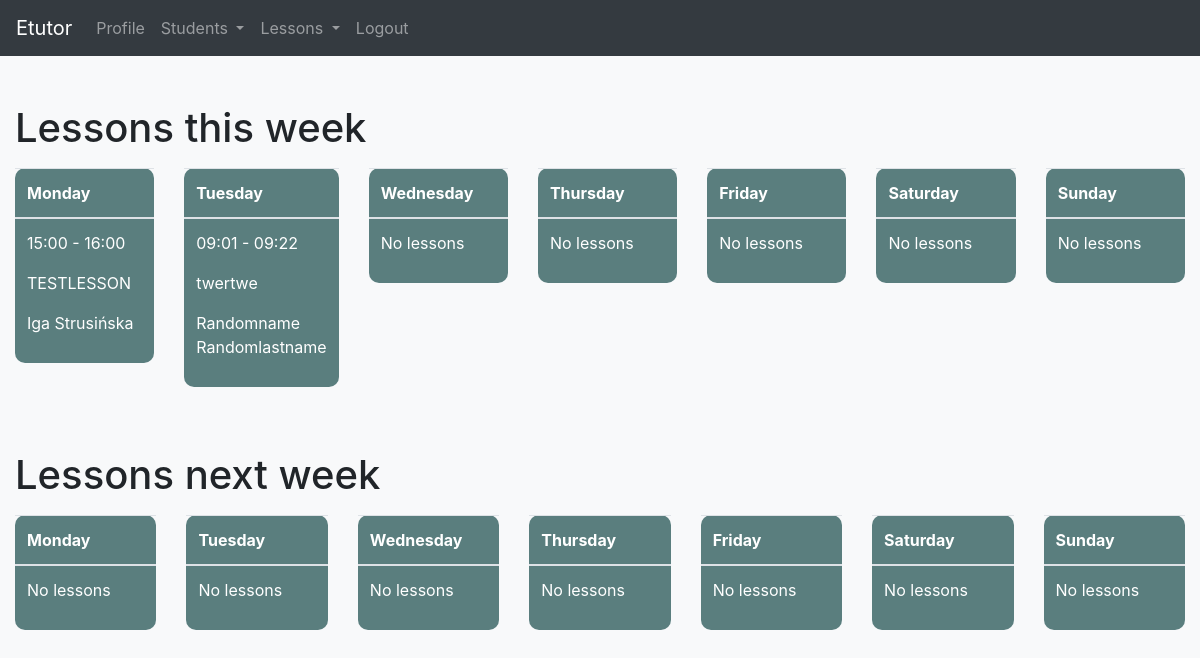
Page /lessons/ (signed in) on the earlier database version.
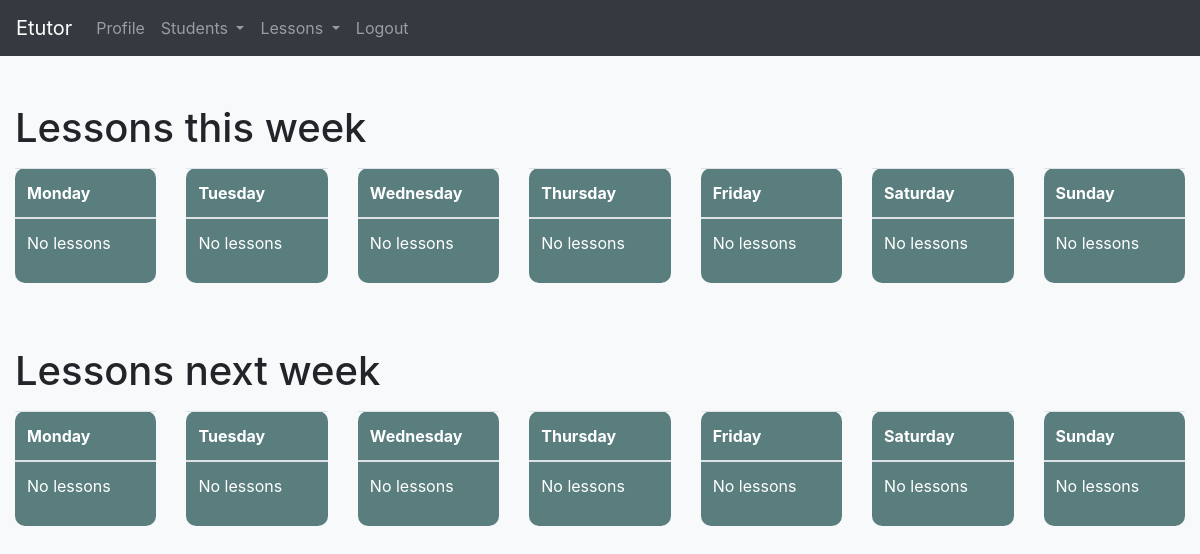
Same page on the later database version.
### app/models.py (models this page shows, shortened)
class Lesson(models.Model):
    ONLINE = 'Online'
    AT_CLIENTS = "Client's"
    AT_TUTORS = "Tutor's"
    PLACE = [
        (ONLINE, _('Online')),
        (AT_CLIENTS, _("Client's")),
        (AT_TUTORS, _("Tutor's")),
    ]
    subject = models.CharField(max_length=50)
    place = models.CharField(max_length=30, choices=PLACE, default=ONLINE)
    amount = models.PositiveIntegerField(null=False, blank=False)
    description = models.CharField(max_length=250, blank=True)
    start_datetime = models.DateTimeField()
    end_datetime = models.DateTimeField()
    is_repetitive = models.BooleanField(default=True)
    is_notification_send = models.BooleanField(default=False)
    send_facebook_message = models.BooleanField(default=True)
    send_email = models.BooleanField(default=False)
    send_sms = models.BooleanField(default=False)
    tutor = models.ForeignKey(Tutor, on_delete=models.CASCADE)
    student = models.ForeignKey(Student, on_delete=models.CASCADE)
    objects = LessonManager()
    class Meta:
        ordering = ['start_datetime']
    def get_lesson_start_and_end_time(self):
        return '{start} - {end}'.format(start=self.start_datetime.astimezone().strftime("%H:%M"),
                                        end=self.end_datetime.astimezone().strftime("%H:%M")
                                        )
    def get_absolute_url(self):
        return reverse('lesson-detail', args=[self.id])

class Student(models.Model):
    first_name = models.CharField(max_length=50)
    last_name = models.CharField(max_length=50)
    address = models.CharField(max_length=100, blank=True)
    education_level = models.CharField(max_length=50, blank=True)
    phone_number = models.CharField(max_length=20, blank=True)
    email = models.EmailField(blank=True)
    discord_nick = models.CharField(max_length=50, blank=True)
    facebook_profile = models.CharField(max_length=150, blank=True)
    facebook_psid = models.CharField(max_length=50, blank=True)
    tutor = models.ForeignKey(Tutor, on_delete=models.CASCADE)
    def __str__(self):
        return f'{self.first_name.capitalize()} {self.last_name.capitalize()}'
    def get_absolute_url(self):
        return reverse('student-detail', args=[self.id])

### app/views.py (the view)
# urls.py: path('lessons/', views.LessonListView.as_view(), name='lessons'),
@method_decorator(login_required, name='dispatch')
class LessonListView(ListView):
    model = Lesson
    template_name = 'lesson_list.html'
    def get_queryset(self):
        return super().get_queryset().filter(tutor=self.request.user.tutor)
    def get_context_data(self, *, object_list=None, **kwargs):
        object_list = object_list if object_list else self.object_list
        return super(LessonListView, self).get_context_data(
            object_list=object_list,
            lessons_this_week=get_lessons_to_display(object_list, week='current'),
            lessons_next_week=get_lessons_to_display(object_list, week='next'),
        )

### app/calendar.py (called while the page is built)
def get_lessons_to_display(queryset, week='current'):
    now = datetime.now()
    start = now - timedelta(days=now.weekday())
    end = start + timedelta(days=6)
    start = start.replace(hour=0, minute=0)
    end = end.replace(hour=23, minute=59)
    if week == 'next':
        start += timedelta(days=7)
        end += timedelta(days=7)
    queryset = queryset.filter(start_datetime__range=(start, end)).annotate(weekday=Extract('start_datetime', 'iso_week_day'), hour=Extract(
        'start_datetime', 'hour')).order_by('weekday')
    lessons_in_day = []
    for iso in range(1, 8):
        lessons_in_day.append(queryset.filter(weekday=iso))
    return {x[0]: x[1] for x in zip(ISO_WEEK_DAYS, lessons_in_day)}

### templates/lesson_list.html (shortened to what this page needs)
{% extends 'base.html' %}
{% block content %}
<div class="container-fluid">
    <h1 class="mt-5">Lessons this week</h1>
    <div class="row mt-3">
        {% for day, lessons in lessons_this_week.items %}
        <div class="col">
            <table class="table bg-calendar">
                <thead>
                    <tr>
                        <th scope="col">{{day}}</th>
                    </tr>
                </thead>
                <tbody>
                    {% for lesson in lessons %}
                    <tr>
                        <td>
                            <p>{{ lesson.get_lesson_start_and_end_time }}</p>
                            <p><a href="{{lesson.get_absolute_url}}">{{ lesson.subject }}</a></p>
                            <p><a href="{{lesson.student.get_absolute_url}}">{{ lesson.student }}</a></p>
                        </td>
                    </tr>
                    {% empty %}
                    <tr>
                        <td>
                            <p>No lessons</p>
                        </td>
                    </tr>
                    {% endfor %}
                </tbody>
            </table>
        </div>
        {% endfor %}
    </div>
    <h1 class="mt-5">Lessons next week</h1>
    <div class="row mt-3">
        {% for day, lessons in lessons_next_week.items %}
        <div class="col">
            <table class="table bg-calendar">
                <thead>
                    <tr>
                        <th scope="col">{{day}}</th>
                    </tr>
                </thead>
                <tbody>
                    {% for lesson in lessons %}
                    <tr>
                        <td>
                            <p>{{ lesson.get_lesson_start_and_end_time }}</p>
                            <p><a href="{{lesson.get_absolute_url}}">{{ lesson.subject }}</a></p>
                            <p><a href="{{lesson.student.get_absolute_url}}">{{ lesson.student }}</a></p>
                        </td>
                    </tr>
                    {% empty %}
                    <tr>
                        <td>
                            <p>No lessons</p>
                        </td>
                    </tr>
                    {% endfor %}
                </tbody>
            </table>
        </div>
        {% endfor %}
    </div>
</div>
{% endblock %}

### templates/base.html (shortened to what this page needs)
{% load static %}
<!DOCTYPE html>
<html lang="pl">
  <head>
    <link rel="stylesheet" href="{% static 'css/style.css' %}">
    <link rel="stylesheet" href="https://cdn.jsdelivr.net/npm/bootstrap@4.3.1/dist/css/bootstrap.min.css">
</head>
<body class="bg-light">
<nav class="navbar navbar-expand-lg navbar-dark bg-dark">
  <a class="navbar-brand" href="#">Etutor</a>
  <div class="collapse navbar-collapse" id="navbarNavDropdown">
    <ul class="navbar-nav">
      {% if user.is_authenticated %}
      <li class="nav-item">
        <a class="nav-link" href="{% url 'profile' %}">Profile</a>
      </li>
      <li class="nav-item dropdown">
        <a class="nav-link dropdown-toggle" href="#"  role="button" data-toggle="dropdown" aria-haspopup="true" aria-expanded="false">
          Students
        </a>
      </li>
      <li class="nav-item dropdown">
        <a class="nav-link dropdown-toggle" href="#" role="button" data-toggle="dropdown" aria-haspopup="true" aria-expanded="false">
          Lessons
        </a>
      </li>
      <li class="nav-item">
        <a class="nav-link" href="/logout" >Logout</a>
      </li>
      {% endif %}
    </ul>
  </div>
</nav>
{% block content %}
{% endblock %}
</body>
</html>

### static/css/style.css (style rules this page uses)
.bg-calendar { color: white !important; background-color: rgba(27, 78, 78, 0.714); border-radius: 10px; }

Differences in the rows shown:
removed Lesson: get_lesson_start_and_end_time "15:00 - 16:00", subject "TESTLESSON", student "Iga Strusińska", shown under "Monday"
removed Lesson: get_lesson_start_and_end_time "09:01 - 09:22", subject "twertwe", student "Randomname Randomlastname", shown under "Tuesday"
Other differences:
new list line: "No lessons"
